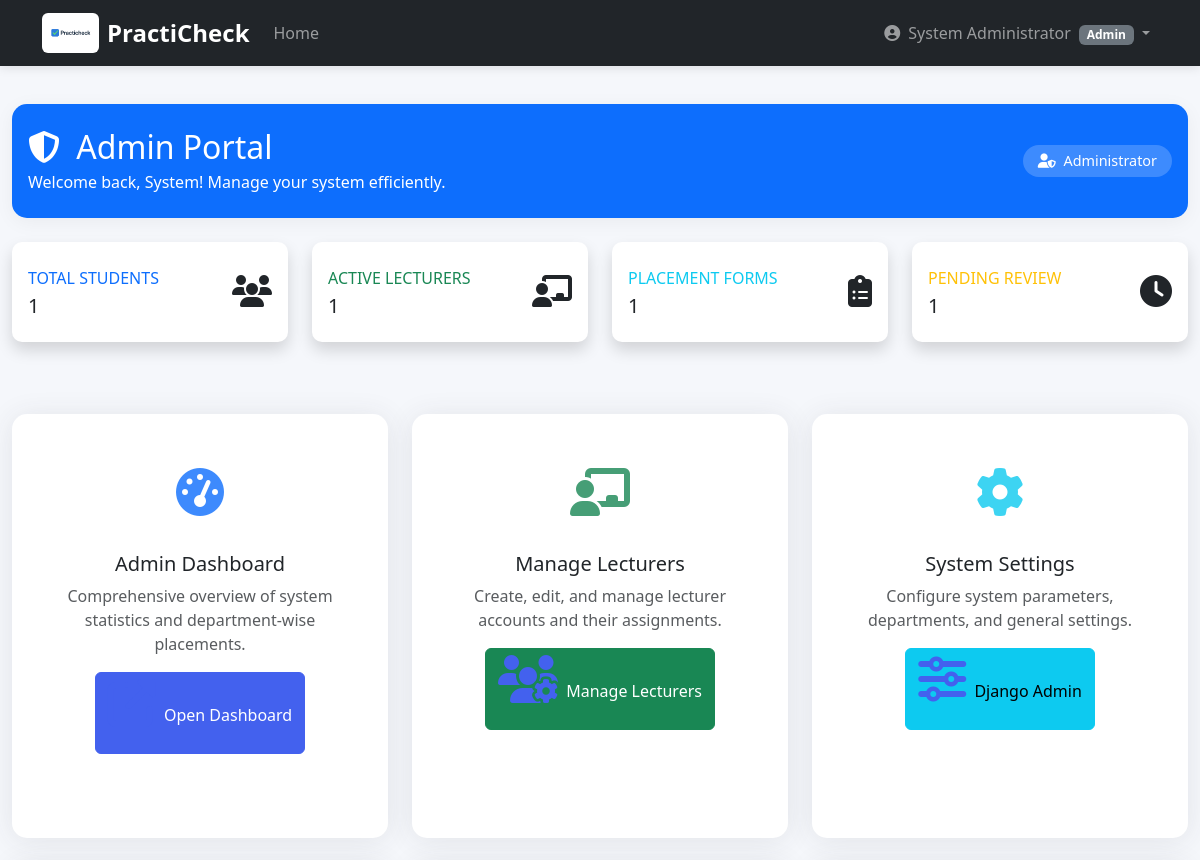
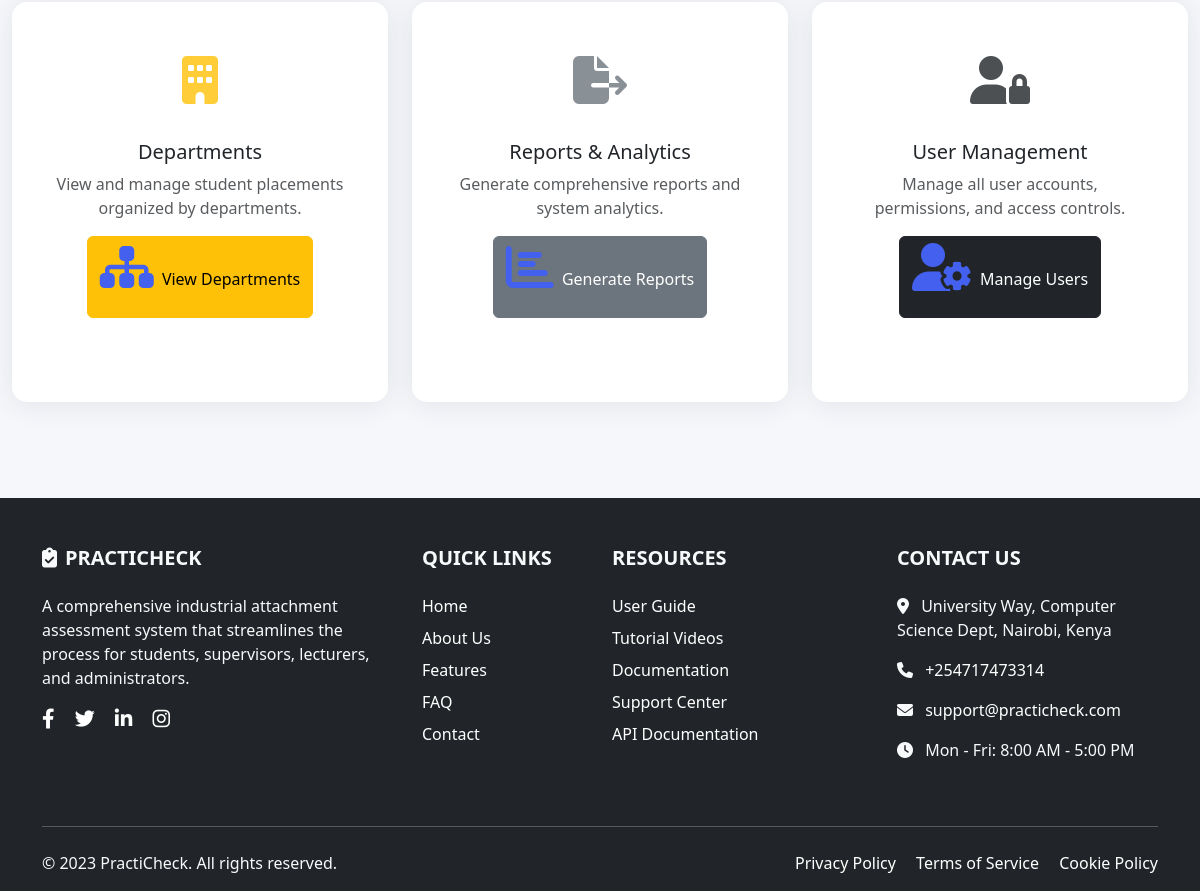
The app's page /accounts/admin/portal/ (signed in) with its own data (2 pictures, top to bottom).
### accounts/models.py (models this page shows, shortened)
class CustomUser(AbstractUser):
    username = None  # Remove default username
    USER_TYPE_CHOICES = (
        (1, "Student"),
        (2, "Supervisor"),
        (3, "Lecturer"),
        (4, "Admin"),
    )
    user_type = models.PositiveSmallIntegerField(choices=USER_TYPE_CHOICES, default=1)
    email = models.EmailField(unique=True)
    USERNAME_FIELD = 'email'
    REQUIRED_FIELDS = []  # Remove 'username' from required fields
    objects = CustomUserManager()  # Add this line

### accounts/views.py (the view)
# urls.py: path('admin/portal/', views.admin_portal, name='admin_portal'),
def admin_portal(request):
    if not request.user.is_authenticated or not (request.user.is_superuser or request.user.user_type == 4):
        return redirect('accounts:admin_login')
    total_students = User.objects.filter(user_type=1).count()
    total_lecturers = Lecturer.objects.filter(is_active=True).count()
    total_placements = PlacementFormSubmission.objects.count()
    pending_placements = PlacementFormSubmission.objects.filter(status='pending').count()
    context = {
        'total_students': total_students,
        'total_lecturers': total_lecturers,
        'total_placements': total_placements,
        'pending_placements': pending_placements,
    }
    return render(request, 'accounts/admin_portal.html', context)

### accounts/context_processors.py (called while the page is built)
def user_type(request):
    return {
        'user_type': request.user.user_type if request.user.is_authenticated else None,
        'user_type_display': request.user.get_user_type_display() if request.user.is_authenticated else None,
    }

### accounts/templates/accounts/admin_portal.html (shortened to what this page needs)
{% extends 'admin_base.html' %}
{% load static %}
{% block content %}
<div class="container-fluid py-4">
    <div class="row mb-4">
        <div class="col-12">
            <div class="card bg-primary text-white">
                <div class="card-body py-4">
                    <div class="row align-items-center">
                        <div class="col-md-8">
                            <h2 class="mb-1">
                                <i class="fas fa-shield-alt me-2"></i>
                                Admin Portal
                            </h2>
                            <p class="mb-0">Welcome back, {{ user.first_name }}! Manage your system efficiently.</p>
                        </div>
                        <div class="col-md-4 text-end">
                            <div class="security-badge">
                                <i class="fas fa-user-shield me-1"></i>
                                Administrator
                            </div>
                        </div>
                    </div>
                </div>
            </div>
        </div>
    </div>
    <div class="row mb-5">
        <div class="col-xl-3 col-md-6 mb-4">
            <div class="card border-left-primary shadow h-100 py-2">
                <div class="card-body">
                    <div class="row no-gutters align-items-center">
                        <div class="col mr-2">
                            <div class="text-xs font-weight-bold text-primary text-uppercase mb-1">
                                Total Students
                            </div>
                            <div class="h5 mb-0 font-weight-bold text-gray-800">{{ total_students }}</div>
                        </div>
                        <div class="col-auto">
                            <i class="fas fa-users fa-2x text-gray-300"></i>
                        </div>
                    </div>
                </div>
            </div>
        </div>
        <div class="col-xl-3 col-md-6 mb-4">
            <div class="card border-left-success shadow h-100 py-2">
                <div class="card-body">
                    <div class="row no-gutters align-items-center">
                        <div class="col mr-2">
                            <div class="text-xs font-weight-bold text-success text-uppercase mb-1">
                                Active Lecturers
                            </div>
                            <div class="h5 mb-0 font-weight-bold text-gray-800">{{ total_lecturers }}</div>
                        </div>
                        <div class="col-auto">
                            <i class="fas fa-chalkboard-teacher fa-2x text-gray-300"></i>
                        </div>
                    </div>
                </div>
            </div>
        </div>
        <div class="col-xl-3 col-md-6 mb-4">
            <div class="card border-left-info shadow h-100 py-2">
                <div class="card-body">
                    <div class="row no-gutters align-items-center">
                        <div class="col mr-2">
                            <div class="text-xs font-weight-bold text-info text-uppercase mb-1">
                                Placement Forms
                            </div>
                            <div class="h5 mb-0 font-weight-bold text-gray-800">{{ total_placements }}</div>
                        </div>
                        <div class="col-auto">
                            <i class="fas fa-clipboard-list fa-2x text-gray-300"></i>
                        </div>
                    </div>
                </div>
            </div>
        </div>
        <div class="col-xl-3 col-md-6 mb-4">
            <div class="card border-left-warning shadow h-100 py-2">
                <div class="card-body">
                    <div class="row no-gutters align-items-center">
                        <div class="col mr-2">
                            <div class="text-xs font-weight-bold text-warning text-uppercase mb-1">
                                Pending Review
                            </div>
                            <div class="h5 mb-0 font-weight-bold text-gray-800">{{ pending_placements }}</div>
                        </div>
                        <div class="col-auto">
                            <i class="fas fa-clock fa-2x text-gray-300"></i>
                        </div>
                    </div>
                </div>
            </div>
        </div>
    </div>
    <div class="row">
        <div class="col-lg-4 col-md-6 mb-4">
            <div class="card feature-card h-100">
                <div class="card-body text-center p-4">
                    <div class="feature-icon mb-3">
                        <i class="fas fa-tachometer-alt fa-3x text-primary"></i>
                    </div>
                    <h5 class="card-title">Admin Dashboard</h5>
                    <p class="card-text text-muted">
                        Comprehensive overview of system statistics and department-wise placements.
                    </p>
                    <a href="{% url 'attachments:admin_dashboard' %}" class="btn btn-primary">
                        <i class="fas fa-external-link-alt me-1"></i> Open Dashboard
                    </a>
                </div>
            </div>
        </div>
        <div class="col-lg-4 col-md-6 mb-4">
            <div class="card feature-card h-100">
                <div class="card-body text-center p-4">
                    <div class="feature-icon mb-3">
                        <i class="fas fa-chalkboard-teacher fa-3x text-success"></i>
                    </div>
                    <h5 class="card-title">Manage Lecturers</h5>
                    <p class="card-text text-muted">
                        Create, edit, and manage lecturer accounts and their assignments.
                    </p>
                    <a href="{% url 'attachments:manage_lecturers' %}" class="btn btn-success">
                        <i class="fas fa-users-cog me-1"></i> Manage Lecturers
                    </a>
                </div>
            </div>
        </div>
        <div class="col-lg-4 col-md-6 mb-4">
            <div class="card feature-card h-100">
                <div class="card-body text-center p-4">
                    <div class="feature-icon mb-3">
                        <i class="fas fa-cog fa-3x text-info"></i>
                    </div>
                    <h5 class="card-title">System Settings</h5>
                    <p class="card-text text-muted">
                        Configure system parameters, departments, and general settings.
                    </p>
                    <a href="/admin/" class="btn btn-info">
                        <i class="fas fa-sliders-h me-1"></i> Django Admin
                    </a>
                </div>
            </div>
        </div>
        <div class="col-lg-4 col-md-6 mb-4">
            <div class="card feature-card h-100">
                <div class="card-body text-center p-4">
                    <div class="feature-icon mb-3">
                        <i class="fas fa-building fa-3x text-warning"></i>
                    </div>
                    <h5 class="card-title">Departments</h5>
                    <p class="card-text text-muted">
                        View and manage student placements organized by departments.
                    </p>
                    <a href="#" class="btn btn-warning">
                        <i class="fas fa-sitemap me-1"></i> View Departments
                    </a>
                </div>
            </div>
        </div>
        <div class="col-lg-4 col-md-6 mb-4">
            <div class="card feature-card h-100">
                <div class="card-body text-center p-4">
                    <div class="feature-icon mb-3">
                        <i class="fas fa-file-export fa-3x text-secondary"></i>
                    </div>
                    <h5 class="card-title">Reports & Analytics</h5>
                    <p class="card-text text-muted">
                        Generate comprehensive reports and system analytics.
                    </p>
                    <button class="btn btn-secondary">
                        <i class="fas fa-chart-bar me-1"></i> Generate Reports
                    </button>
                </div>
            </div>
        </div>
        <div class="col-lg-4 col-md-6 mb-4">
            <div class="card feature-card h-100">
                <div class="card-body text-center p-4">
                    <div class="feature-icon mb-3">
                        <i class="fas fa-user-lock fa-3x text-dark"></i>
                    </div>
                    <h5 class="card-title">User Management</h5>
                    <p class="card-text text-muted">
                        Manage all user accounts, permissions, and access controls.
                    </p>
                    <a href="/admin/accounts/customuser/" class="btn btn-dark">
                        <i class="fas fa-user-cog me-1"></i> Manage Users
                    </a>
                </div>
            </div>
        </div>
    </div>
</div>
{% endblock %}

### templates/admin_header.html (shortened to what this page needs)
{% load static %}
<header>
    <nav class="navbar navbar-expand-lg navbar-dark bg-dark fixed-top">
        <div class="container">
            <a class="navbar-brand d-flex align-items-center" href="{% url 'home' %}">
                <img src="{% static 'images/practicheck.png' %}"
                     alt="PractiCheck Logo"
                     style="height: 40px; width: auto;"
                     class="me-2">
                <span class="fw-bold text-white fs-4">PractiCheck</span>
            </a>
            <div class="collapse navbar-collapse" id="navbarNav">
                <ul class="navbar-nav me-auto">
                    <li class="nav-item">
                        <a class="nav-link" href="{% url 'attachments:admin_dashboard' %}">Home</a>
                    </li>
                </ul>
                <ul class="navbar-nav">
                    {% if user.is_authenticated %}
                    <li class="nav-item dropdown">
                        <a class="nav-link dropdown-toggle" href="#" role="button" data-bs-toggle="dropdown">
                            <i class="fas fa-user-circle me-1"></i>
                            {{ user.get_full_name|default:"No Name" }}
                            <small class="badge bg-secondary ms-1">
                                {{ user.get_user_type_display }}
                            </small>
                        </a>
                    </li>
                    {% else %}
                    <li class="nav-item">
                        <a class="nav-link auth-link" href="{% url 'accounts:login' %}">Login</a>
                    </li>
                    {% endif %}
                </ul>
            </div>
        </div>
    </nav>
</header>

### static/css/style.css (style rules this page uses)
:root { --primary: #4361ee; --secondary: #3f37c9; --success: #4cc9f0; --info: #4895ef; --warning: #f72585; --danger: #e63946; --light: #f8f9fa; --dark: #212529; --gray: #6c757d; }
body { font-family: 'Segoe UI', Tahoma, Geneva, Verdana, sans-serif; background-color: #f5f7fb; color: #333; }
.navbar { box-shadow: 0 2px 10px rgba(0, 0, 0, 0.1); }
.card { border: none; border-radius: 10px; box-shadow: 0 4px 20px rgba(0, 0, 0, 0.05); transition: transform 0.3s, box-shadow 0.3s; }
.btn-primary { background-color: var(--primary); border-color: var(--primary); }
.feature-card { text-align: center; padding: 30px 20px; margin-bottom: 30px; }
.feature-card i { font-size: 3rem; color: var(--primary); margin-bottom: 20px; }

### templates/admin_header.html (style rules this page uses)
.navbar-brand img { background: #ffffff; padding: 3px; border-radius: 6px; }
body { padding-top: 80px; }

### accounts/templates/accounts/admin_portal.html (style rules this page uses)
.feature-card { border: none; box-shadow: 0 0.15rem 1.75rem 0 rgba(58, 59, 69, 0.1); transition: all 0.3s ease; border-radius: 15px; }
.feature-icon { opacity: 0.8; }
.security-badge { display: inline-block; background: rgba(255, 255, 255, 0.2); padding: 5px 15px; border-radius: 20px; font-size: 0.9rem; font-weight: 500; }
.card.bg-primary { border-radius: 15px; }

### records on screen
CustomUser: get_full_name "System Administrator", user_type "Admin", first_name "System"

### other values on screen
{{ total_students }} "1"
{{ total_lecturers }} "1"
{{ total_placements }} "1"
{{ pending_placements }} "1"
